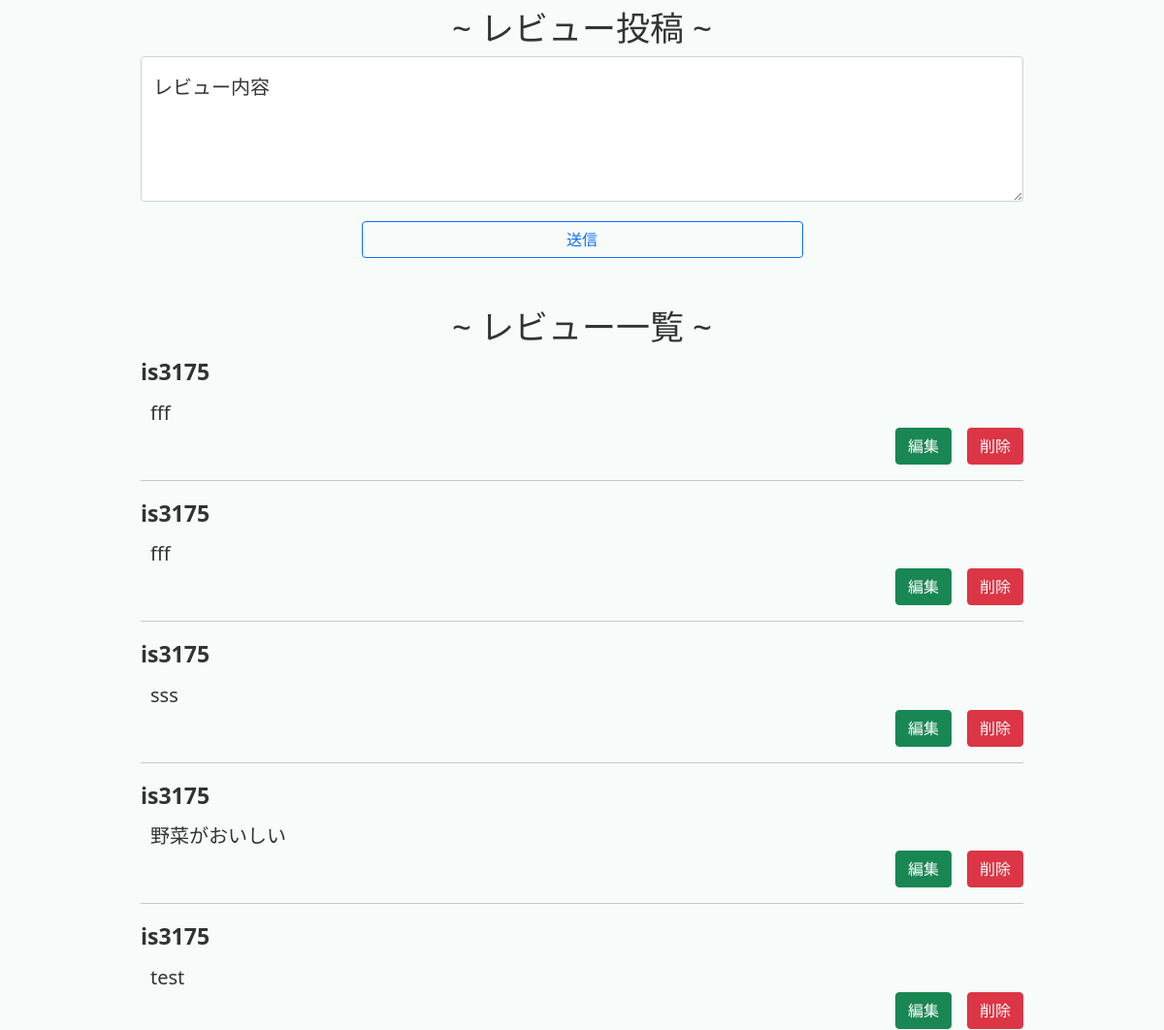
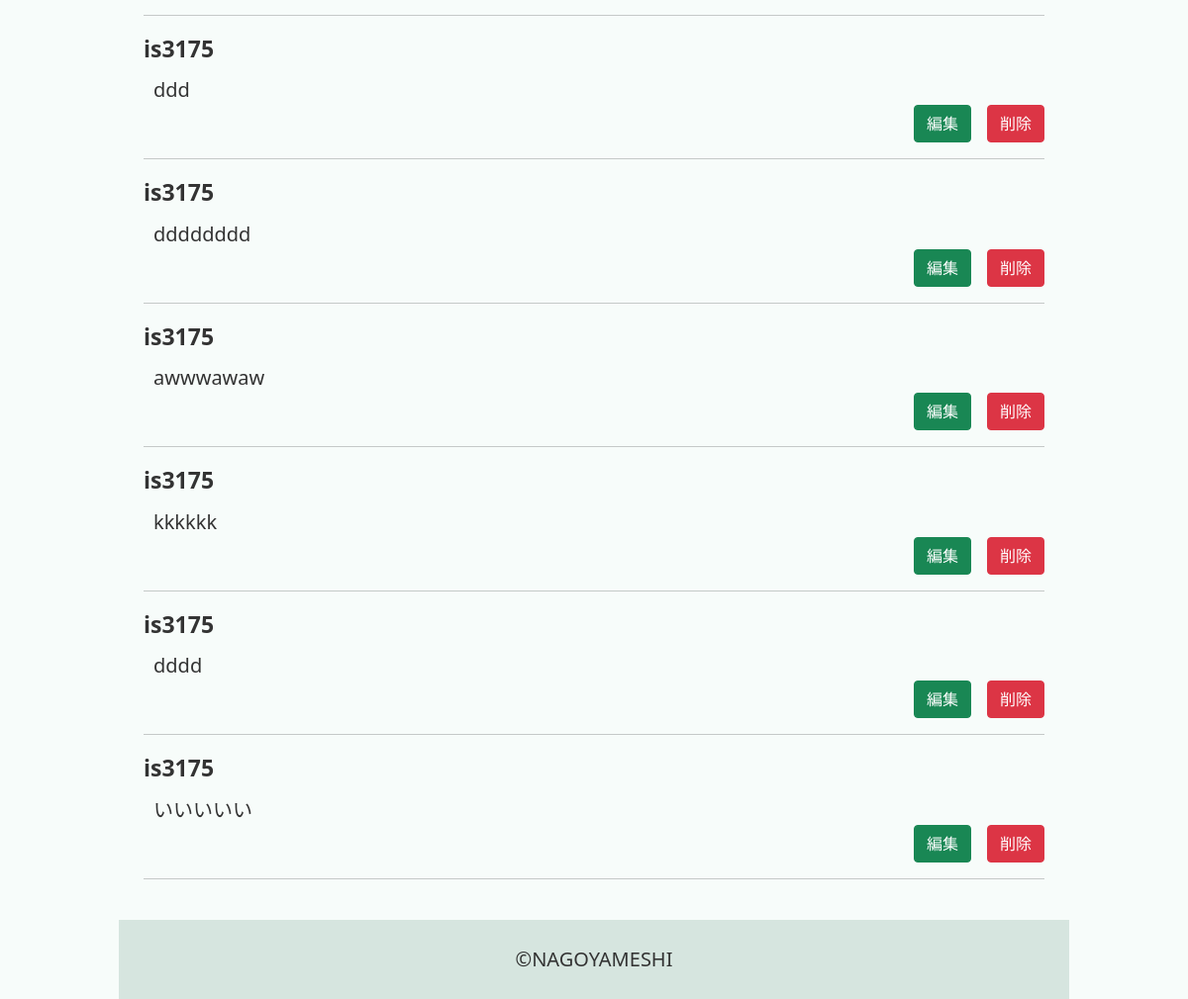
The app's page /restaurant/9/ (signed in, lower part), older data (2 pictures, top to bottom).
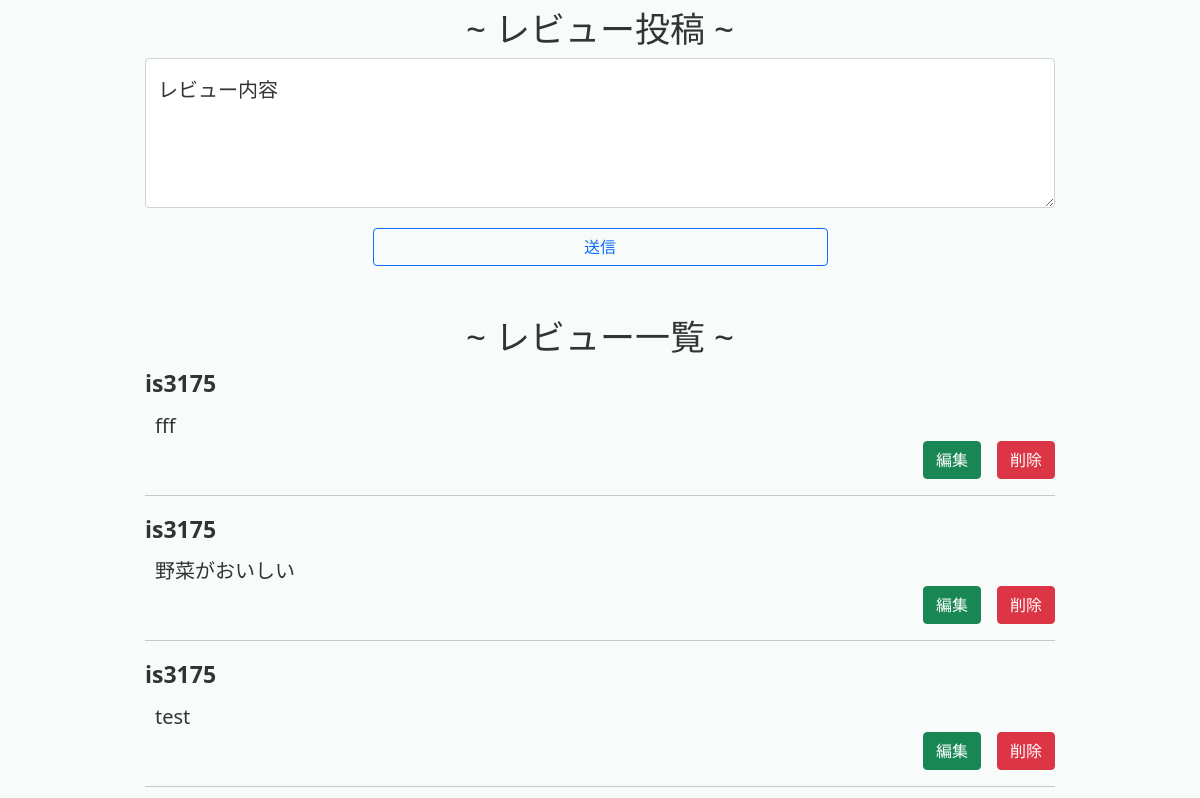
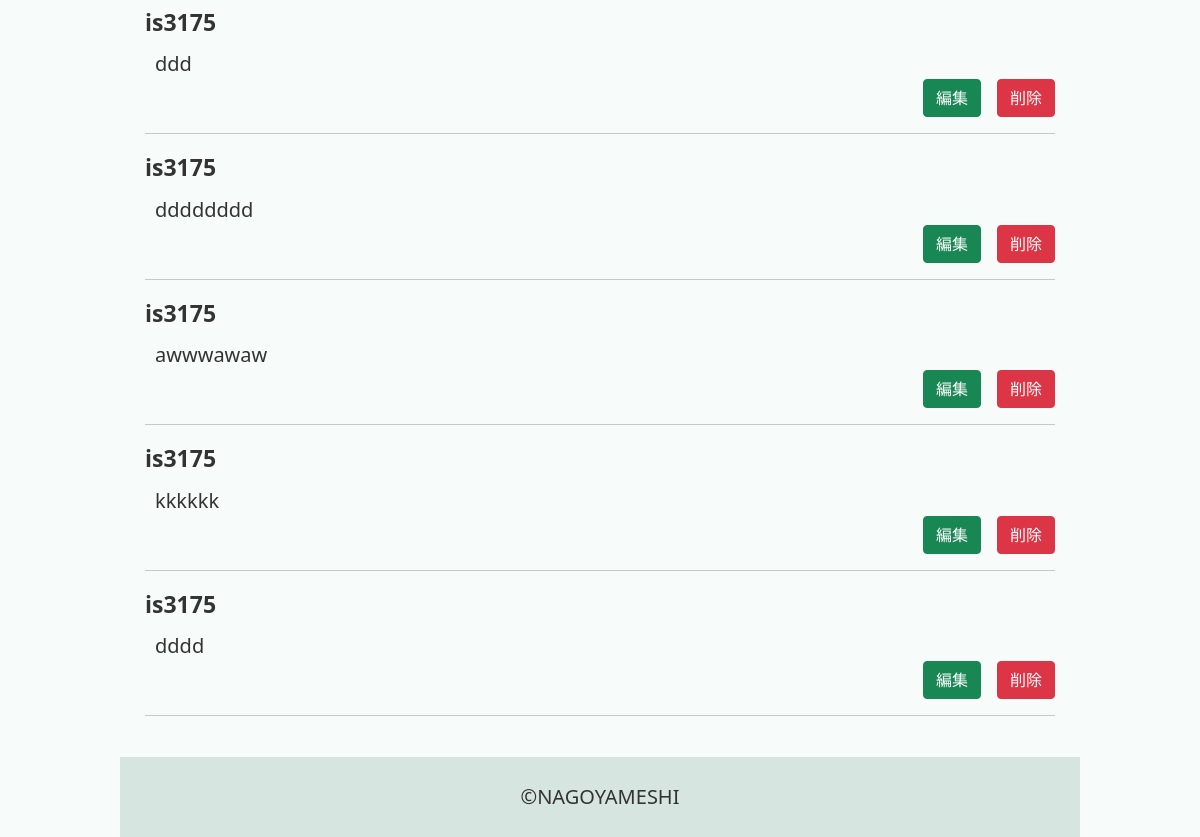
The same page, newer data (2 pictures, top to bottom).
### nagoyameshiapp/models.py (models this page shows, shortened)
class Review(models.Model):
    restaurant  = models.ForeignKey(Restaurant, verbose_name="店舗", on_delete=models.CASCADE)
    user        = models.ForeignKey(User, verbose_name="投稿者", on_delete=models.CASCADE)
    content     = models.CharField(verbose_name="内容", max_length=100)
    created_at  = models.DateTimeField(verbose_name="投稿日時", default=timezone.now)
    updated_at  = models.DateTimeField(verbose_name="更新日時", auto_now=True)

### nagoyameshiapp/views.py (the view)
class RestaurantView(LoginRequiredMixin,View):
    def get(self, request, pk, *args, **kwargs):
        context = {}
        context["restaurant"] = Restaurant.objects.filter(id=pk).first()
        context["reviews"]    = Review.objects.filter(restaurant=pk)
        if Favorite.objects.filter(restaurant=pk, user=request.user):
            context["is_favorite"] = True
        else:
            context["is_favorite"] = False
        return render(request, "nagoyameshiapp/restaurant.html", context)

### nagoyameshiapp/models.py (called while the page is built)
    def __str__(self):
        return self.name

### templates/nagoyameshiapp/restaurant.html (shortened to what this page needs)
{% extends "nagoyameshiapp/base.html" %}
{% block main %}
<article>
    <h2 class="subtitle">~ レビュー投稿 ~</h2>
    <form action="{% url 'nagoyameshiapp:review' restaurant.id %}" method="post">
        <div class="form-floating">
            <textarea class="form-control" name="content" placeholder="Leave a comment here" id="floatingTextarea2" style="height: 150px; width: 100%;"></textarea>
            <label for="floatingTextarea2">レビュー内容</label>
            <div class="d-grid gap-2 col-6 mx-auto">
               <button class="btn btn-outline-primary" type="submit" style="margin-top: 20px;">送信</button>
            </div>
        </div>
    </form>
    <h2 class="subtitle">~ レビュー一覧 ~</h2>
    {% for review in reviews %}
    <div>
        <div id="reviewuser">{{ review.user }}</div>
        <div id="reviewcontent">{{ review.content }}</div>
        {% if request.user == review.user %}
        <div class="d-flex justify-content-end gap-3">
            <a href="{% url 'nagoyameshiapp:review_edit' review.id %}" class="btn btn-success" >編集</a>
            <form action="{% url 'nagoyameshiapp:review_delete' review.id %}" method="post">
                <input type="submit" value="削除" class="btn btn-danger ">
            </form>
        </div>
        {% endif %}
        <hr>
    </div>
    {% endfor %}
</article>
{% endblock %}

Row changes from the older to the newer data that the page shows:
removed Review: user "is3175", content "fff"
removed Review: user "is3175", content "sss"
removed Review: user "is3175", content "いいいいい"
